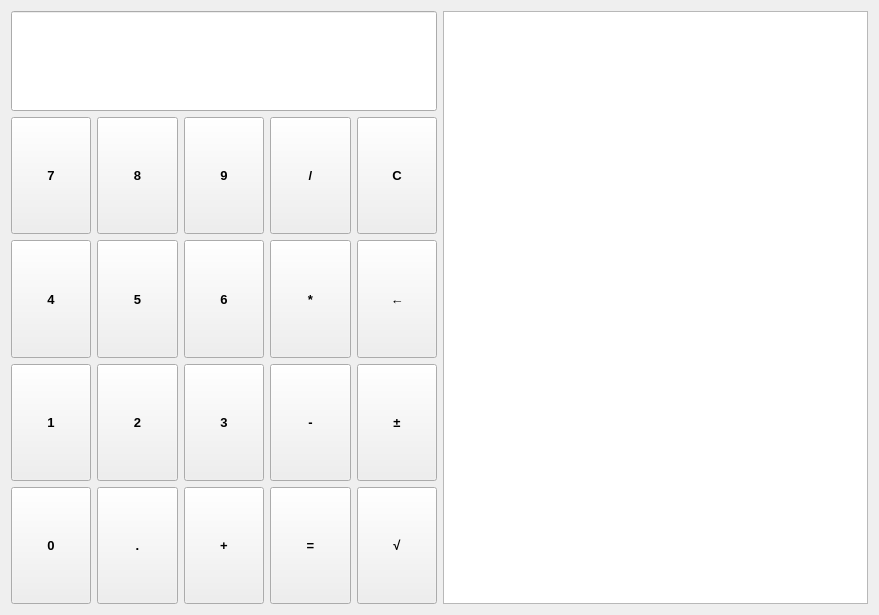
<?xml version="1.0" encoding="UTF-8"?>
<ui version="4.0">
 <class>Widget</class>
 <widget class="QWidget" name="Widget">
  <property name="geometry">
   <rect>
    <x>0</x>
    <y>0</y>
    <width>879</width>
    <height>615</height>
   </rect>
  </property>
  <property name="sizePolicy">
   <sizepolicy hsizetype="Expanding" vsizetype="Fixed">
    <horstretch>0</horstretch>
    <verstretch>0</verstretch>
   </sizepolicy>
  </property>
  <property name="baseSize">
   <size>
    <width>900</width>
    <height>500</height>
   </size>
  </property>
  <property name="acceptDrops">
   <bool>false</bool>
  </property>
  <property name="windowTitle">
   <string>Kalkulator</string>
  </property>
  <layout class="QHBoxLayout" name="horizontalLayout" stretch="1,1">
   <item>
    <layout class="QVBoxLayout" name="verticalLayout" stretch="1,5">
     <property name="spacing">
      <number>6</number>
     </property>
     <property name="sizeConstraint">
      <enum>QLayout::SetDefaultConstraint</enum>
     </property>
     <item>
      <widget class="QLineEdit" name="displayRezultata">
       <property name="minimumSize">
        <size>
         <width>0</width>
         <height>100</height>
        </size>
       </property>
       <property name="baseSize">
        <size>
         <width>0</width>
         <height>100</height>
        </size>
       </property>
       <property name="font">
        <font>
         <family>Arial</family>
         <pointsize>16</pointsize>
         <weight>75</weight>
         <bold>true</bold>
        </font>
       </property>
       <property name="text">
        <string/>
       </property>
       <property name="alignment">
        <set>Qt::AlignRight|Qt::AlignTrailing|Qt::AlignVCenter</set>
       </property>
       <property name="readOnly">
        <bool>true</bool>
       </property>
      </widget>
     </item>
     <item>
      <layout class="QGridLayout" name="gridLayout">
       <property name="sizeConstraint">
        <enum>QLayout::SetNoConstraint</enum>
       </property>
       <item row="1" column="1">
        <widget class="QPushButton" name="button5">
         <property name="sizePolicy">
          <sizepolicy hsizetype="Expanding" vsizetype="Expanding">
           <horstretch>0</horstretch>
           <verstretch>0</verstretch>
          </sizepolicy>
         </property>
         <property name="font">
          <font>
           <family>Arial</family>
           <pointsize>10</pointsize>
           <weight>75</weight>
           <bold>true</bold>
          </font>
         </property>
         <property name="text">
          <string>5</string>
         </property>
        </widget>
       </item>
       <item row="2" column="2">
        <widget class="QPushButton" name="button3">
         <property name="sizePolicy">
          <sizepolicy hsizetype="Expanding" vsizetype="Expanding">
           <horstretch>0</horstretch>
           <verstretch>0</verstretch>
          </sizepolicy>
         </property>
         <property name="font">
          <font>
           <family>Arial</family>
           <pointsize>10</pointsize>
           <weight>75</weight>
           <bold>true</bold>
          </font>
         </property>
         <property name="text">
          <string>3</string>
         </property>
        </widget>
       </item>
       <item row="0" column="1">
        <widget class="QPushButton" name="button8">
         <property name="sizePolicy">
          <sizepolicy hsizetype="Expanding" vsizetype="Expanding">
           <horstretch>0</horstretch>
           <verstretch>0</verstretch>
          </sizepolicy>
         </property>
         <property name="font">
          <font>
           <family>Arial</family>
           <pointsize>10</pointsize>
           <weight>75</weight>
           <bold>true</bold>
          </font>
         </property>
         <property name="text">
          <string>8</string>
         </property>
        </widget>
       </item>
       <item row="3" column="2">
        <widget class="QPushButton" name="plus">
         <property name="sizePolicy">
          <sizepolicy hsizetype="Expanding" vsizetype="Expanding">
           <horstretch>0</horstretch>
           <verstretch>0</verstretch>
          </sizepolicy>
         </property>
         <property name="font">
          <font>
           <family>Arial</family>
           <pointsize>10</pointsize>
           <weight>75</weight>
           <bold>true</bold>
          </font>
         </property>
         <property name="text">
          <string>+</string>
         </property>
        </widget>
       </item>
       <item row="1" column="3">
        <widget class="QPushButton" name="puta">
         <property name="sizePolicy">
          <sizepolicy hsizetype="Expanding" vsizetype="Expanding">
           <horstretch>0</horstretch>
           <verstretch>0</verstretch>
          </sizepolicy>
         </property>
         <property name="font">
          <font>
           <family>Arial</family>
           <pointsize>10</pointsize>
           <weight>75</weight>
           <bold>true</bold>
          </font>
         </property>
         <property name="text">
          <string>*</string>
         </property>
        </widget>
       </item>
       <item row="1" column="4">
        <widget class="QPushButton" name="backspace">
         <property name="sizePolicy">
          <sizepolicy hsizetype="Expanding" vsizetype="Expanding">
           <horstretch>0</horstretch>
           <verstretch>0</verstretch>
          </sizepolicy>
         </property>
         <property name="font">
          <font>
           <family>Arial</family>
           <pointsize>10</pointsize>
           <weight>75</weight>
           <bold>true</bold>
          </font>
         </property>
         <property name="text">
          <string>←</string>
         </property>
        </widget>
       </item>
       <item row="3" column="0">
        <widget class="QPushButton" name="button0">
         <property name="sizePolicy">
          <sizepolicy hsizetype="Expanding" vsizetype="Expanding">
           <horstretch>0</horstretch>
           <verstretch>0</verstretch>
          </sizepolicy>
         </property>
         <property name="font">
          <font>
           <family>Arial</family>
           <pointsize>10</pointsize>
           <weight>75</weight>
           <bold>true</bold>
          </font>
         </property>
         <property name="text">
          <string>0</string>
         </property>
        </widget>
       </item>
       <item row="3" column="3">
        <widget class="QPushButton" name="jednako">
         <property name="sizePolicy">
          <sizepolicy hsizetype="Expanding" vsizetype="Expanding">
           <horstretch>0</horstretch>
           <verstretch>0</verstretch>
          </sizepolicy>
         </property>
         <property name="font">
          <font>
           <family>Arial</family>
           <pointsize>10</pointsize>
           <weight>75</weight>
           <bold>true</bold>
          </font>
         </property>
         <property name="text">
          <string>=</string>
         </property>
        </widget>
       </item>
       <item row="2" column="0">
        <widget class="QPushButton" name="button1">
         <property name="sizePolicy">
          <sizepolicy hsizetype="Expanding" vsizetype="Expanding">
           <horstretch>0</horstretch>
           <verstretch>0</verstretch>
          </sizepolicy>
         </property>
         <property name="font">
          <font>
           <family>Arial</family>
           <pointsize>10</pointsize>
           <weight>75</weight>
           <bold>true</bold>
          </font>
         </property>
         <property name="text">
          <string>1</string>
         </property>
        </widget>
       </item>
       <item row="3" column="1">
        <widget class="QPushButton" name="tacka">
         <property name="sizePolicy">
          <sizepolicy hsizetype="Expanding" vsizetype="Expanding">
           <horstretch>0</horstretch>
           <verstretch>0</verstretch>
          </sizepolicy>
         </property>
         <property name="font">
          <font>
           <family>Arial</family>
           <pointsize>10</pointsize>
           <weight>75</weight>
           <bold>true</bold>
          </font>
         </property>
         <property name="text">
          <string>.</string>
         </property>
        </widget>
       </item>
       <item row="0" column="0">
        <widget class="QPushButton" name="button7">
         <property name="sizePolicy">
          <sizepolicy hsizetype="Expanding" vsizetype="Expanding">
           <horstretch>0</horstretch>
           <verstretch>0</verstretch>
          </sizepolicy>
         </property>
         <property name="font">
          <font>
           <family>Arial</family>
           <pointsize>10</pointsize>
           <weight>75</weight>
           <bold>true</bold>
          </font>
         </property>
         <property name="text">
          <string>7</string>
         </property>
        </widget>
       </item>
       <item row="1" column="0">
        <widget class="QPushButton" name="button4">
         <property name="sizePolicy">
          <sizepolicy hsizetype="Expanding" vsizetype="Expanding">
           <horstretch>0</horstretch>
           <verstretch>0</verstretch>
          </sizepolicy>
         </property>
         <property name="font">
          <font>
           <family>Arial</family>
           <pointsize>10</pointsize>
           <weight>75</weight>
           <bold>true</bold>
          </font>
         </property>
         <property name="text">
          <string>4</string>
         </property>
        </widget>
       </item>
       <item row="0" column="3">
        <widget class="QPushButton" name="podeljeno">
         <property name="sizePolicy">
          <sizepolicy hsizetype="Expanding" vsizetype="Expanding">
           <horstretch>0</horstretch>
           <verstretch>0</verstretch>
          </sizepolicy>
         </property>
         <property name="font">
          <font>
           <family>Arial</family>
           <pointsize>10</pointsize>
           <weight>75</weight>
           <bold>true</bold>
          </font>
         </property>
         <property name="text">
          <string>/</string>
         </property>
        </widget>
       </item>
       <item row="0" column="2">
        <widget class="QPushButton" name="button9">
         <property name="sizePolicy">
          <sizepolicy hsizetype="Expanding" vsizetype="Expanding">
           <horstretch>0</horstretch>
           <verstretch>0</verstretch>
          </sizepolicy>
         </property>
         <property name="font">
          <font>
           <family>Arial</family>
           <pointsize>10</pointsize>
           <weight>75</weight>
           <bold>true</bold>
          </font>
         </property>
         <property name="text">
          <string>9</string>
         </property>
        </widget>
       </item>
       <item row="2" column="4">
        <widget class="QPushButton" name="promenaZnaka">
         <property name="sizePolicy">
          <sizepolicy hsizetype="Expanding" vsizetype="Expanding">
           <horstretch>0</horstretch>
           <verstretch>0</verstretch>
          </sizepolicy>
         </property>
         <property name="font">
          <font>
           <family>Arial</family>
           <pointsize>10</pointsize>
           <weight>75</weight>
           <bold>true</bold>
          </font>
         </property>
         <property name="text">
          <string>±</string>
         </property>
        </widget>
       </item>
       <item row="0" column="4">
        <widget class="QPushButton" name="clear">
         <property name="sizePolicy">
          <sizepolicy hsizetype="Expanding" vsizetype="Expanding">
           <horstretch>0</horstretch>
           <verstretch>0</verstretch>
          </sizepolicy>
         </property>
         <property name="font">
          <font>
           <family>Arial</family>
           <pointsize>10</pointsize>
           <weight>75</weight>
           <bold>true</bold>
          </font>
         </property>
         <property name="text">
          <string>C</string>
         </property>
        </widget>
       </item>
       <item row="2" column="3">
        <widget class="QPushButton" name="minus">
         <property name="sizePolicy">
          <sizepolicy hsizetype="Expanding" vsizetype="Expanding">
           <horstretch>0</horstretch>
           <verstretch>0</verstretch>
          </sizepolicy>
         </property>
         <property name="font">
          <font>
           <family>Arial</family>
           <pointsize>10</pointsize>
           <weight>75</weight>
           <bold>true</bold>
          </font>
         </property>
         <property name="text">
          <string>-</string>
         </property>
        </widget>
       </item>
       <item row="1" column="2">
        <widget class="QPushButton" name="button6">
         <property name="sizePolicy">
          <sizepolicy hsizetype="Expanding" vsizetype="Expanding">
           <horstretch>0</horstretch>
           <verstretch>0</verstretch>
          </sizepolicy>
         </property>
         <property name="font">
          <font>
           <family>Arial</family>
           <pointsize>10</pointsize>
           <weight>75</weight>
           <bold>true</bold>
          </font>
         </property>
         <property name="text">
          <string>6</string>
         </property>
        </widget>
       </item>
       <item row="3" column="4">
        <widget class="QPushButton" name="koren">
         <property name="sizePolicy">
          <sizepolicy hsizetype="Expanding" vsizetype="Expanding">
           <horstretch>0</horstretch>
           <verstretch>0</verstretch>
          </sizepolicy>
         </property>
         <property name="font">
          <font>
           <family>Arial</family>
           <pointsize>10</pointsize>
           <weight>75</weight>
           <bold>true</bold>
          </font>
         </property>
         <property name="text">
          <string>√</string>
         </property>
        </widget>
       </item>
       <item row="2" column="1">
        <widget class="QPushButton" name="button2">
         <property name="sizePolicy">
          <sizepolicy hsizetype="Expanding" vsizetype="Expanding">
           <horstretch>0</horstretch>
           <verstretch>0</verstretch>
          </sizepolicy>
         </property>
         <property name="font">
          <font>
           <family>Arial</family>
           <pointsize>10</pointsize>
           <weight>75</weight>
           <bold>true</bold>
          </font>
         </property>
         <property name="text">
          <string>2</string>
         </property>
        </widget>
       </item>
      </layout>
     </item>
    </layout>
   </item>
   <item>
    <widget class="QPlainTextEdit" name="istorija">
     <property name="sizePolicy">
      <sizepolicy hsizetype="MinimumExpanding" vsizetype="Preferred">
       <horstretch>0</horstretch>
       <verstretch>0</verstretch>
      </sizepolicy>
     </property>
     <property name="font">
      <font>
       <family>Arial</family>
       <pointsize>16</pointsize>
       <weight>75</weight>
       <bold>true</bold>
      </font>
     </property>
     <property name="readOnly">
      <bool>true</bool>
     </property>
    </widget>
   </item>
  </layout>
 </widget>
 <resources/>
 <connections/>
</ui>
